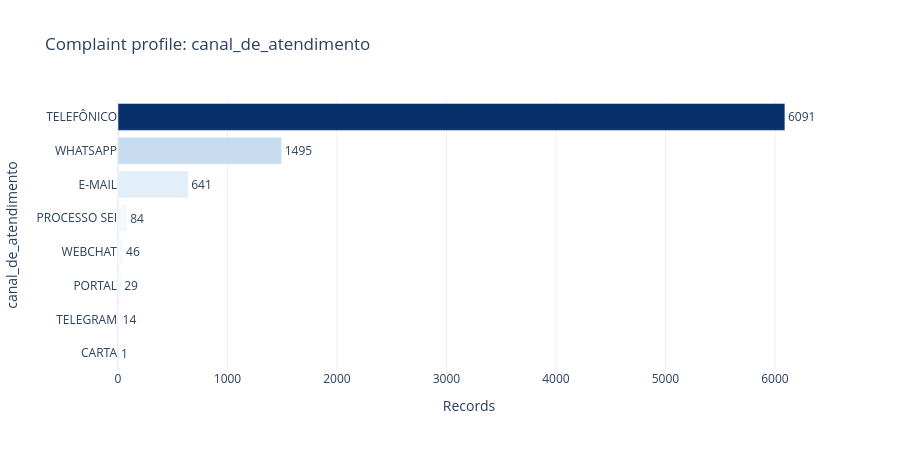
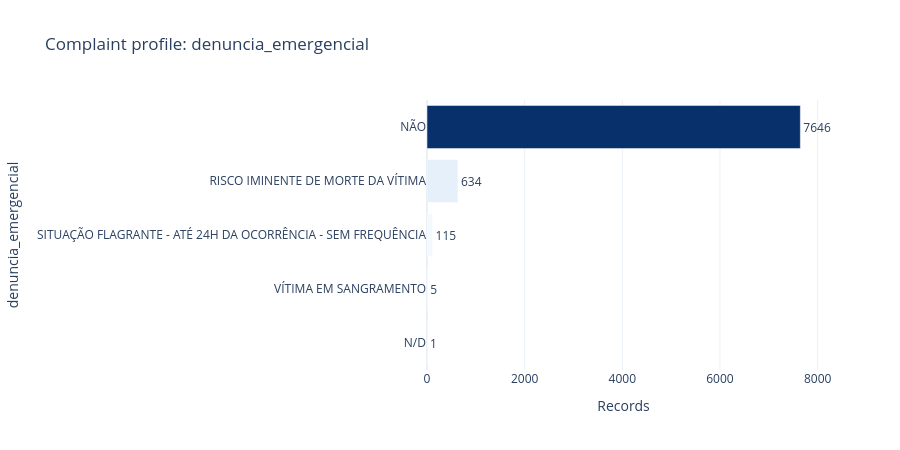
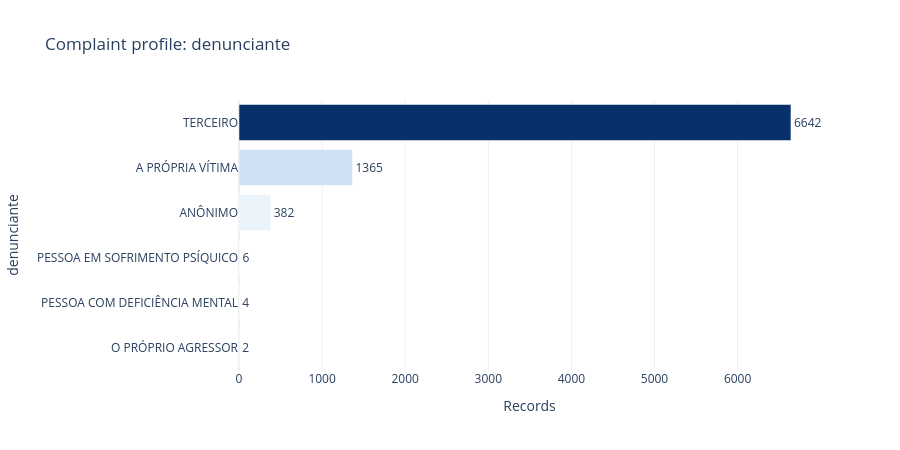
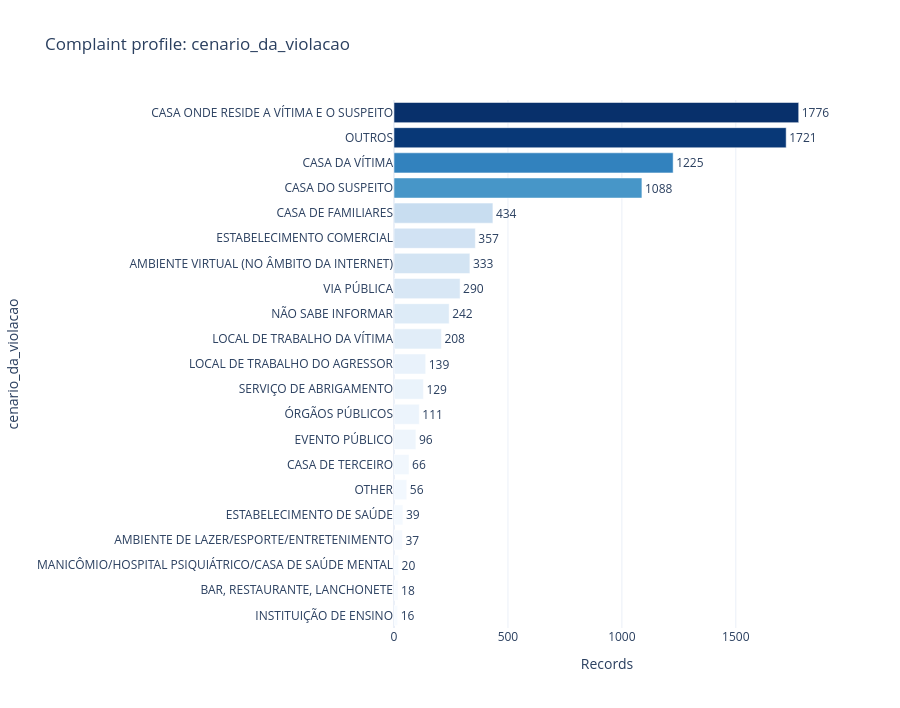

The notebook cell these images were saved under, in order:
### Markdown cell above
## 4.7 Complaint intake and context

These variables describe how the complaint entered the system and the reported setting or recurrence. They characterize recorded complaints, not the underlying prevalence of violations.

### Code cell
COMPLAINT_VARIABLES = [
    "canal_de_atendimento", "denuncia_emergencial", "denunciante",
    "cenario_da_violacao", "frequencia", "inicio_das_violacoes"
]
complaint_tables = {}
for column in [c for c in COMPLAINT_VARIABLES if c in df_analysis.columns]:
    fig, table = plot_frequency(
        df_analysis, column,
        title=f"Complaint profile: {column}", top_n=TOP_N,
        include_missing=INCLUDE_MISSING_IN_CHARTS
    )
    fig.show()
    save_figure(fig, f"complaint_{column}.html")
    table.to_csv(TABLE_DIR / f"frequency_{column}.csv", index=False, encoding="utf-8-sig")
    complaint_tables[column] = table

### Figure 1 — Plotly figure (JSON) as saved in the notebook; plotly's stock layout.template omitted (floating-point values rounded to 4 significant figures)
{"data": [{"cliponaxis": false, "customdata": [[0.01, 0.01], [0.17, 0.17], [0.35, 0.35], [0.55, 0.55], [1, 1], [7.63, 7.63], [17.8, 17.8], [72.5, 72.5]], "hovertemplate": "Records=%{marker.color}<br>canal_de_atendimento=%{y}<br>percent_total=%{customdata[0]}<br>percent_valid=%{customdata[1]}<extra></extra>", "legendgroup": "", "marker": {"color": [1, 14, 29, 46, 84, 641, 1495, 6091], "coloraxis": "coloraxis", "pattern": {"shape": ""}}, "name": "", "orientation": "h", "showlegend": false, "text": [1.0, 14.0, 29.0, 46.0, 84.0, 641.0, 1495.0, 6091.0], "textposition": "outside", "type": "bar", "x": [1, 14, 29, 46, 84, 641, 1495, 6091], "xaxis": "x", "y": ["CARTA", "TELEGRAM", "PORTAL", "WEBCHAT", "PROCESSO SEI", "E-MAIL", "WHATSAPP", "TELEFÔNICO"], "yaxis": "y"}], "layout": {"barmode": "relative", "coloraxis": {"autocolorscale": false, "colorbar": {"title": {"text": "Records"}}, "colorscale": [[0, "rgb(247,251,255)"], [0.125, "rgb(222,235,247)"], [0.25, "rgb(198,219,239)"], [0.375, "rgb(158,202,225)"], [0.5, "rgb(107,174,214)"], [0.625, "rgb(66,146,198)"], [0.75, "rgb(33,113,181)"], [0.875, "rgb(8,81,156)"], [1, "rgb(8,48,107)"]], "showscale": false}, "height": 450, "legend": {"tracegroupgap": 0}, "title": {"text": "Complaint profile: canal_de_atendimento"}, "xaxis": {"anchor": "y", "domain": [0, 1], "title": {"text": "Records"}}, "yaxis": {"anchor": "x", "domain": [0, 1], "title": {"text": "canal_de_atendimento"}}}}

### Figure 2 — Plotly figure (JSON) as saved in the notebook; plotly's stock layout.template omitted (floating-point values rounded to 4 significant figures)
{"data": [{"cliponaxis": false, "customdata": [[0.01, 0.01], [0.06, 0.06], [1.37, 1.37], [7.55, 7.55], [91.01, 91.01]], "hovertemplate": "Records=%{marker.color}<br>denuncia_emergencial=%{y}<br>percent_total=%{customdata[0]}<br>percent_valid=%{customdata[1]}<extra></extra>", "legendgroup": "", "marker": {"color": [1, 5, 115, 634, 7646], "coloraxis": "coloraxis", "pattern": {"shape": ""}}, "name": "", "orientation": "h", "showlegend": false, "text": [1.0, 5.0, 115.0, 634.0, 7646.0], "textposition": "outside", "type": "bar", "x": [1, 5, 115, 634, 7646], "xaxis": "x", "y": ["N/D", "VÍTIMA EM SANGRAMENTO", "SITUAÇÃO FLAGRANTE - ATÉ 24H DA OCORRÊNCIA - SEM FREQUÊNCIA", "RISCO IMINENTE DE MORTE DA VÍTIMA", "NÃO"], "yaxis": "y"}], "layout": {"barmode": "relative", "coloraxis": {"autocolorscale": false, "colorbar": {"title": {"text": "Records"}}, "colorscale": [[0, "rgb(247,251,255)"], [0.125, "rgb(222,235,247)"], [0.25, "rgb(198,219,239)"], [0.375, "rgb(158,202,225)"], [0.5, "rgb(107,174,214)"], [0.625, "rgb(66,146,198)"], [0.75, "rgb(33,113,181)"], [0.875, "rgb(8,81,156)"], [1, "rgb(8,48,107)"]], "showscale": false}, "height": 450, "legend": {"tracegroupgap": 0}, "title": {"text": "Complaint profile: denuncia_emergencial"}, "xaxis": {"anchor": "y", "domain": [0, 1], "title": {"text": "Records"}}, "yaxis": {"anchor": "x", "domain": [0, 1], "title": {"text": "denuncia_emergencial"}}}}

### Figure 3 — Plotly figure (JSON) as saved in the notebook; plotly's stock layout.template omitted (floating-point values rounded to 4 significant figures)
{"data": [{"cliponaxis": false, "customdata": [[0.02, 0.02], [0.05, 0.05], [0.07, 0.07], [4.55, 4.55], [16.25, 16.25], [79.06, 79.06]], "hovertemplate": "Records=%{marker.color}<br>denunciante=%{y}<br>percent_total=%{customdata[0]}<br>percent_valid=%{customdata[1]}<extra></extra>", "legendgroup": "", "marker": {"color": [2, 4, 6, 382, 1365, 6642], "coloraxis": "coloraxis", "pattern": {"shape": ""}}, "name": "", "orientation": "h", "showlegend": false, "text": [2.0, 4.0, 6.0, 382.0, 1365.0, 6642.0], "textposition": "outside", "type": "bar", "x": [2, 4, 6, 382, 1365, 6642], "xaxis": "x", "y": ["O PRÓPRIO AGRESSOR", "PESSOA COM DEFICIÊNCIA MENTAL", "PESSOA EM SOFRIMENTO PSÍQUICO", "ANÔNIMO", "A PRÓPRIA VÍTIMA", "TERCEIRO"], "yaxis": "y"}], "layout": {"barmode": "relative", "coloraxis": {"autocolorscale": false, "colorbar": {"title": {"text": "Records"}}, "colorscale": [[0, "rgb(247,251,255)"], [0.125, "rgb(222,235,247)"], [0.25, "rgb(198,219,239)"], [0.375, "rgb(158,202,225)"], [0.5, "rgb(107,174,214)"], [0.625, "rgb(66,146,198)"], [0.75, "rgb(33,113,181)"], [0.875, "rgb(8,81,156)"], [1, "rgb(8,48,107)"]], "showscale": false}, "height": 450, "legend": {"tracegroupgap": 0}, "title": {"text": "Complaint profile: denunciante"}, "xaxis": {"anchor": "y", "domain": [0, 1], "title": {"text": "Records"}}, "yaxis": {"anchor": "x", "domain": [0, 1], "title": {"text": "denunciante"}}}}

### Figure 4 — Plotly figure (JSON) as saved in the notebook; plotly's stock layout.template omitted (floating-point values rounded to 4 significant figures)
{"data": [{"cliponaxis": false, "customdata": [[0.19, 0.19], [0.21, 0.21], [0.24, 0.24], [0.44, 0.44], [0.46, 0.46], [0.66, null], [0.79, 0.79], [1.14, 1.14], [1.32, 1.32], [1.54, 1.54], [1.65, 1.65], [2.48, 2.48], [2.88, 2.88], [3.45, 3.45], [3.96, 3.96], [4.25, 4.25], [5.17, 5.17], [12.95, 12.95], [14.58, 14.58], [20.49, 20.49], [21.14, 21.14]], "hovertemplate": "Records=%{marker.color}<br>cenario_da_violacao=%{y}<br>percent_total=%{customdata[0]}<br>percent_valid=%{customdata[1]}<extra></extra>", "legendgroup": "", "marker": {"color": [16, 18, 20, 37, 39, 56, 66, 96, 111, 129, 139, 208, 242, 290, 333, 357, 434, 1088, 1225, 1721, 1776], "coloraxis": "coloraxis", "pattern": {"shape": ""}}, "name": "", "orientation": "h", "showlegend": false, "text": [16.0, 18.0, 20.0, 37.0, 39.0, 56.0, 66.0, 96.0, 111.0, 129.0, 139.0, 208.0, 242.0, 290.0, 333.0, 357.0, 434.0, 1088.0, 1225.0, 1721.0, 1776.0], "textposition": "outside", "type": "bar", "x": [16, 18, 20, 37, 39, 56, 66, 96, 111, 129, 139, 208, 242, 290, 333, 357, 434, 1088, 1225, 1721, 1776], "xaxis": "x", "y": ["INSTITUIÇÃO DE ENSINO", "BAR, RESTAURANTE, LANCHONETE", "MANICÔMIO/HOSPITAL PSIQUIÁTRICO/CASA DE SAÚDE MENTAL", "AMBIENTE DE LAZER/ESPORTE/ENTRETENIMENTO", "ESTABELECIMENTO DE SAÚDE", "OTHER", "CASA DE TERCEIRO", "EVENTO PÚBLICO", "ÓRGÃOS PÚBLICOS", "SERVIÇO DE ABRIGAMENTO", "LOCAL DE TRABALHO DO AGRESSOR", "LOCAL DE TRABALHO DA VÍTIMA", "NÃO SABE INFORMAR", "VIA PÚBLICA", "AMBIENTE VIRTUAL (NO ÂMBITO DA INTERNET)", "ESTABELECIMENTO COMERCIAL", "CASA DE FAMILIARES", "CASA DO SUSPEITO", "CASA DA VÍTIMA", "OUTROS", "CASA ONDE RESIDE A VÍTIMA E O SUSPEITO"], "yaxis": "y"}], "layout": {"barmode": "relative", "coloraxis": {"autocolorscale": false, "colorbar": {"title": {"text": "Records"}}, "colorscale": [[0, "rgb(247,251,255)"], [0.125, "rgb(222,235,247)"], [0.25, "rgb(198,219,239)"], [0.375, "rgb(158,202,225)"], [0.5, "rgb(107,174,214)"], [0.625, "rgb(66,146,198)"], [0.75, "rgb(33,113,181)"], [0.875, "rgb(8,81,156)"], [1, "rgb(8,48,107)"]], "showscale": false}, "height": 708, "legend": {"tracegroupgap": 0}, "title": {"text": "Complaint profile: cenario_da_violacao"}, "xaxis": {"anchor": "y", "domain": [0, 1], "title": {"text": "Records"}}, "yaxis": {"anchor": "x", "domain": [0, 1], "title": {"text": "cenario_da_violacao"}}}}
